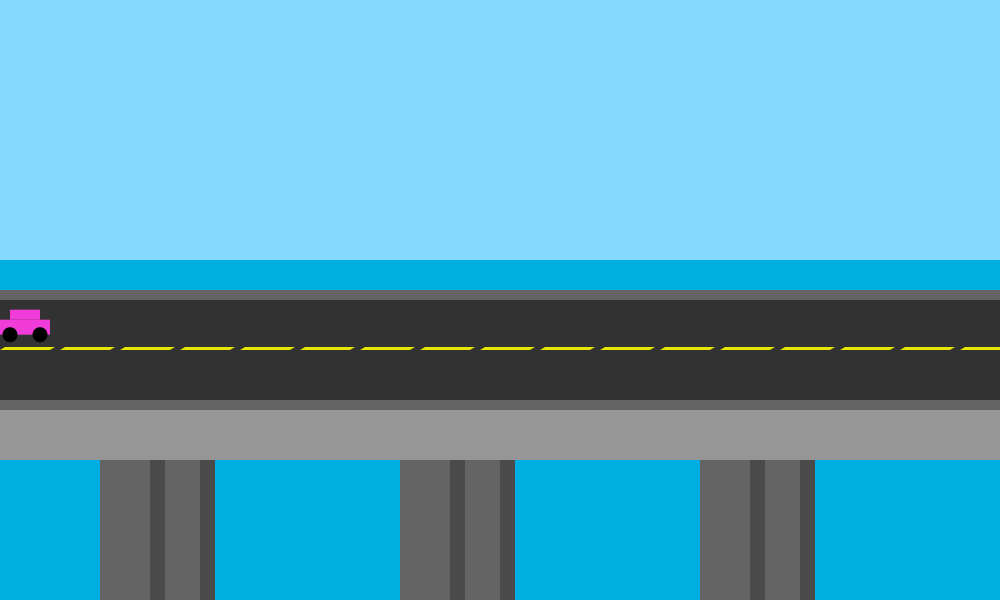
Frame 1 (no input)
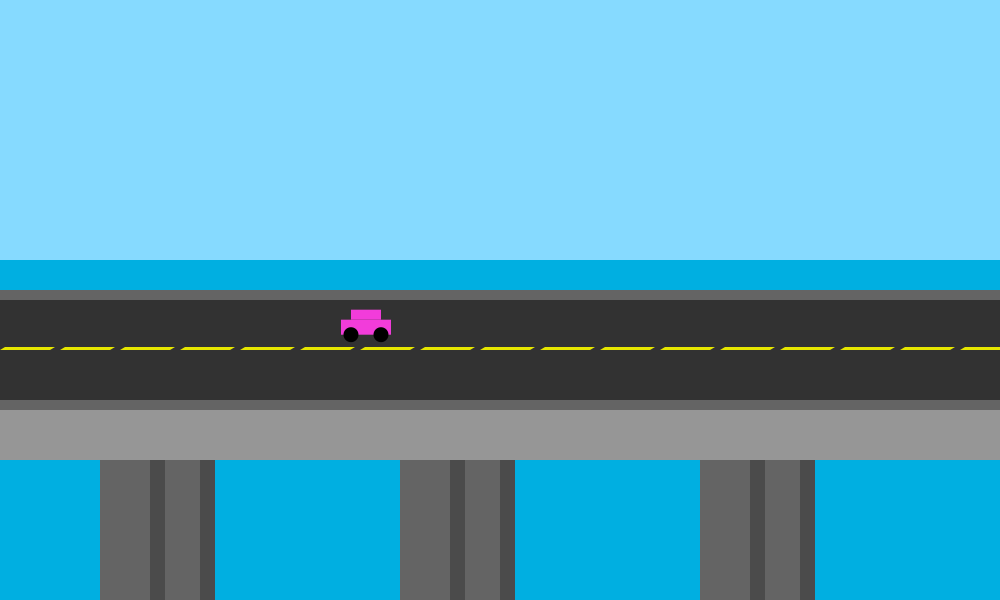
Frame 60 (the mouse pressed at the canvas centre just before this capture)
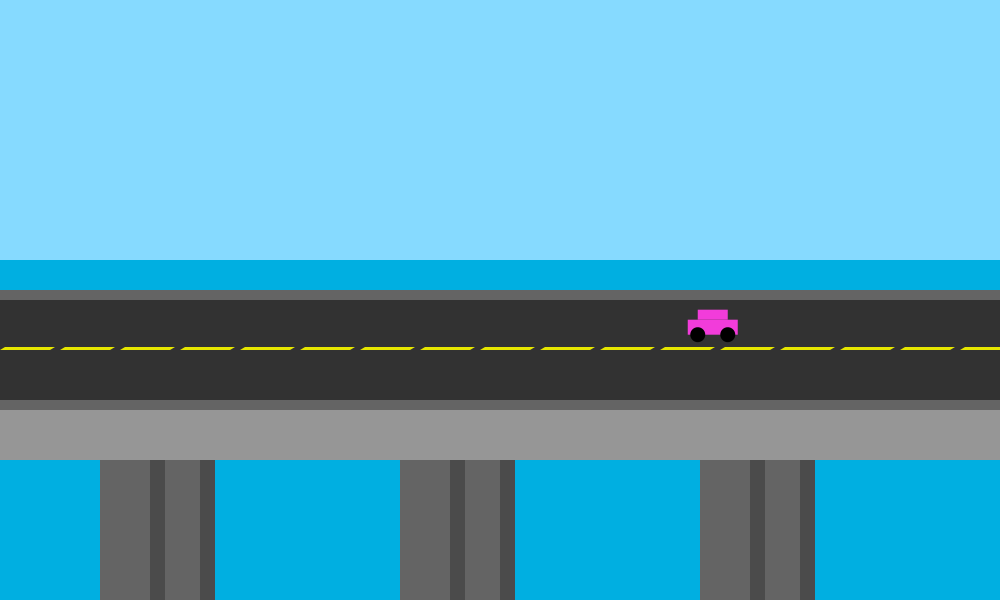
Frame 120 (the mouse held since frame 60 and released just before this capture)

The Processing sketch that drew these frames (run headless with seeded random() and noise(); from frame 60 on, the mouse is pressed at the canvas centre):

// Processing sketch: lab9d_starter
// ── lab9d_starter.pde
// Henry Wrede Black
// single-version of lab9d array sketch
// ocean highway with one car

//car properties
float x, y; //position
float xspeed; //speed
float r, g, b; //color

void setup() {
  size(1000, 600);

  x = 0;
  y = random(height/2+10, height/2+25);
  xspeed = random(5, 8);
  r = random(0, 255);
  g = random(0, 255);
  b = random(0, 255);
}
void draw() {
  background(134, 218, 255); //light blue
  randomSeed(0);
  // background objects
  static_background();
  // draw car
  car(x, y, r, g, b);
  //update car's position
  x += xspeed;
  if (x >= width) {
    xspeed = -1*xspeed;
    x = width;
    y = random(height/2+45, height/2+75);
  } else if (x < -50) {
    xspeed = -1*xspeed;
    x = -50;
    y = random(height/2+10, height/2+20);
  }
}
// -- DRAWING FUNCTIONS
void car(float x, float y, float r, float g, float b) {//draws a car at position (x, y) with color (r, g, b)
  ellipseMode(CENTER);
  rectMode(CORNER);
  noStroke();
  fill(r, g, b);
  rect(x, y, 50, 15);
  rect(x+10, y-10, 30, 10);
  fill(0);
  ellipse(x+10, y+15, 15, 15);
  ellipse(x+40, y+15, 15, 15);
}
void dash(int x, int y) {
  noStroke();
  fill(230, 230, 0);
  quad(x, y, x+50, y, x+55, y-3, x+5, y-3);
}
void bridge_support(int x) {

  fill(100);
  rect(x, height/2+160, 50, height);
  fill(75);
  rect(x+50, height/2+160, 15, height);
}
void static_background() {
  noStroke();
  fill(0, 175, 225);
  rect(0, height/2-40, width, height); //water in background
  fill(50);
  rect(0, height/2, width, 100); //highway aspahlt
  fill(100);
  rect(0, height/2-10, width, 10); //sidewalls of highway
  rect(0, height/2+100, width, 10);
  fill(150);
  rect(0, height/2+110, width, 50); //side of bridge
  bridge_support(150);
  bridge_support(100);
  bridge_support(450);
  bridge_support(400);
  bridge_support(750);
  bridge_support(700);
  for (int x = 0; x <= width; x+= 60) { //deaws a line of dashes in the middle of the highway
    dash(x, height/2+50);
  }
}
